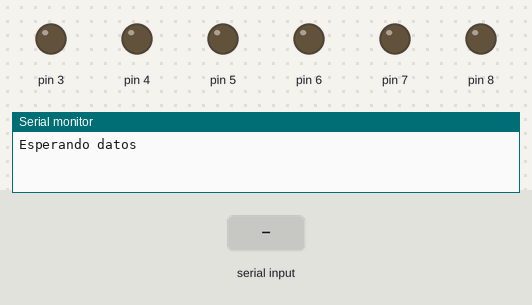
A sketch run on a simulated Arduino Uno, built with avr-gcc and run on an emulated ATmega328P. Parts: output pins drawn as LEDs (lit = HIGH), the last lines printed to the serial monitor. Inputs (shaded band) come from the test bench.

Above: at 1.2 s.
1.3 s: "A" received over the second serial link
At 2.5 s:
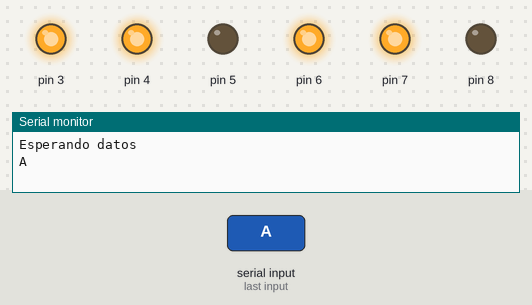
2.8 s: "a" received over the second serial link
At 3.6 s:
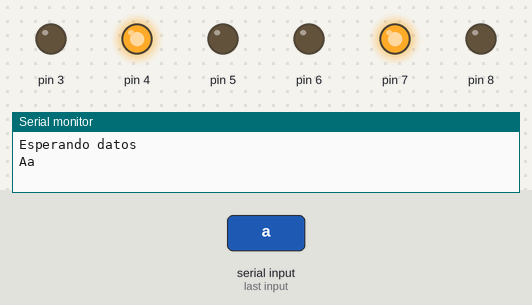
Timing chart, 0 to 5.8 s (numbered marks = the images above; inputs shaded):
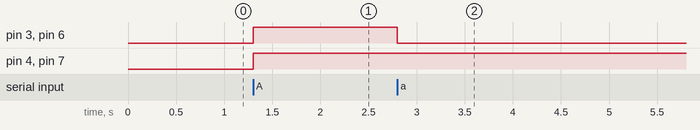

Measured:
- after the input at 1.3 s, pin 3, pin 4, pin 6, pin 7: LOW → HIGH at once
- after the input at 2.8 s, pin 3, pin 6: HIGH → LOW at once

The sketch:

bluetooth.ino
```cpp
#include <SoftwareSerial.h>

SoftwareSerial BT1(10, 11); // RX | TX
void setup()
   {              // Espera antes de encender el modulo
     Serial.begin(9600);
     Serial.println("Esperando datos");
     BT1.begin(9600);
     pinMode(3,OUTPUT);
     pinMode(4,OUTPUT);
     pinMode(5,OUTPUT);
     pinMode(6,OUTPUT);
     pinMode(7,OUTPUT);
     pinMode(8,OUTPUT);

   }

void loop()
   {
    char e;
    if (BT1.available())
    {
       e=(BT1.read());
      Serial.write(e);
    }
      if (Serial.available())
            BT1.write(Serial.read());
      if (e=='A'){
            digitalWrite(3,HIGH);
            digitalWrite(4,HIGH);
            digitalWrite(5,LOW);
            digitalWrite(6,HIGH);
            digitalWrite(7,HIGH);
            digitalWrite(8,LOW);
      }
      if (e=='a'){
          digitalWrite(3,LOW);
          digitalWrite(6,LOW);
      }
   }
```
